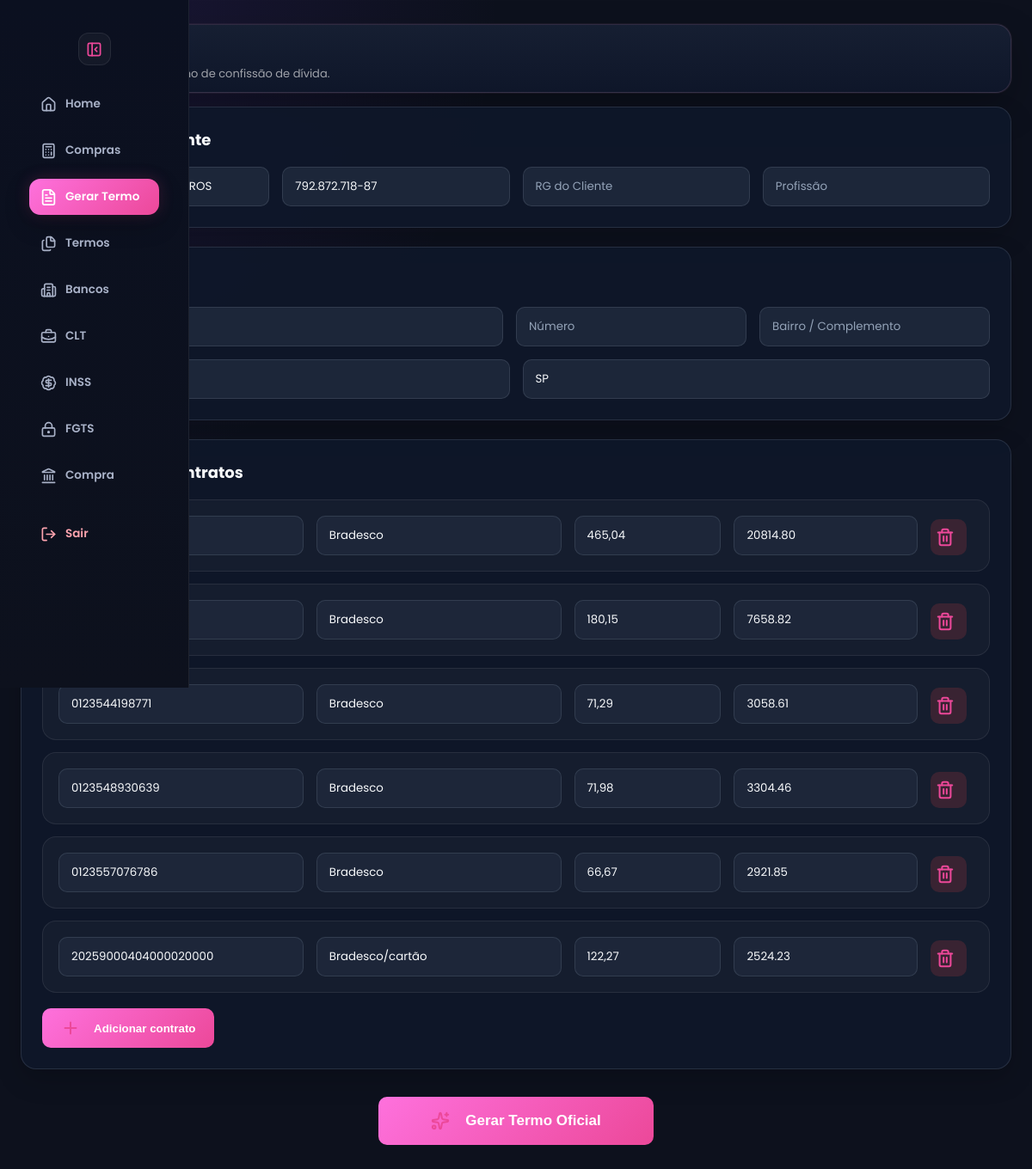
/termos?compra_id=22, run on the app's committed database.
### tables this page shows
CREATE TABLE clientes_compra (
            id INTEGER PRIMARY KEY AUTOINCREMENT,
            usuario_id INTEGER,
            usuario_nome TEXT,

            nome TEXT NOT NULL,
            cpf TEXT,
            telefone TEXT,

            parcela_nova REAL DEFAULT 0,
            coeficiente REAL DEFAULT 0,
            valor_liberado REAL DEFAULT 0,

            status TEXT DEFAULT 'EM ANDAMENTO',
            data_criacao DATETIME DEFAULT CURRENT_TIMESTAMP
        );

CREATE TABLE clientes_compra_dividas (
            id INTEGER PRIMARY KEY AUTOINCREMENT,
            cliente_id INTEGER NOT NULL,

            banco TEXT,
            contrato TEXT,
            data_contratacao TEXT,

            parcela REAL DEFAULT 0,
            saldo REAL DEFAULT 0,

            status_boleto TEXT DEFAULT 'AGUARDANDO',
            observacao TEXT,

            data_criacao DATETIME DEFAULT CURRENT_TIMESTAMP,

            FOREIGN KEY (cliente_id)
            REFERENCES clientes_compra(id)
        );

### app.py (the view, shortened to what this page needs)
@app.route("/termos", methods=["GET", "POST"])
def termos():
    compra_id = request.args.get("compra_id")
    dados_compra = None
    contratos_compra = []
    if compra_id:
        conn = conectar()
        cursor = conn.cursor()
        cursor.execute("""
            SELECT *
            FROM clientes_compra
            WHERE id = ?
        """, (compra_id,))
        dados_compra = cursor.fetchone()
        cursor.execute("""
            SELECT *
            FROM clientes_compra_dividas
            WHERE cliente_id = ?
            ORDER BY id
        """, (compra_id,))
        contratos_compra = cursor.fetchall()
        conn.close()
    return render_template(
        "termos.html",
        texto_termo=None,
        tipo=session.get("tipo"),
        dados_compra=dados_compra,
        contratos_compra=contratos_compra
    )

### app.py (called while the page is built, shortened)
def tema_usuario():
    if "usuario_id" not in session:
        return "rose"

@app.context_processor
def variaveis_globais():
    return {
        "tema": tema_usuario()
    }

def conectar():
    conn = sqlite3.connect("banco.db")
    conn.row_factory = sqlite3.Row
    return conn

### templates/termos.html (shortened to what this page needs)
<!DOCTYPE html>
<html lang="pt-br" data-theme="{{ tema }}">
<head>
    <link rel="stylesheet" href="{{ url_for('static', filename='design.css') }}">
    <link rel="stylesheet" href="{{ url_for('static', filename='style.css') }}">
</head>
<body>
   <div class="sidebar" id="sidebar">
    <button class="toggle-btn sidebar-toggle" onclick="toggleSidebar()" title="Recolher menu">
    </button>
<a href="/home" class=>
    <i data-lucide="home"></i>
    <span class="text">Home</span>
</a>
<a href="/compra-divida/clientes">
    <i data-lucide="calculator"></i>
    <span class="text">Compras</span>
</a>
<a href="/termos"class="active">
    <i data-lucide="file-text"></i>
    <span class="text">Gerar Termo</span>
</a>
<a href="/termos/historico">
    <i data-lucide="files"></i>
    <span class="text">Termos</span>
</a>
<a href="/bancos">
    <i data-lucide="building-2"></i>
    <span class="text">Bancos</span>
</a>
<a href="/clt">
    <i data-lucide="briefcase-business"></i>
    <span class="text">CLT</span>
</a>
<a href="/inss">
    <i data-lucide="badge-dollar-sign"></i>
    <span class="text">INSS</span>
</a>
<a href="/fgts">
    <i data-lucide="lock-keyhole"></i>
    <span class="text">FGTS</span>
</a>
<a href="/compra-divida">
    <i data-lucide="landmark"></i>
    <span class="text">Compra</span>
</a>
<a href="/logout">
    <i data-lucide="log-out"></i>
    <span class="text">Sair</span>
</a>
</div>
 <div class="page">
    <div class="topo termo-topo">
        <div>
            <h1>
                <i data-lucide="file-text"></i>
            </h1>
            <span>Crie rapidamente um termo de confissão de dívida.</span>
        </div>
    </div>
    <form method="POST" action="/termos" class="termo-form">
        <div class="termo-card">
            <h2>
                <i data-lucide="user"></i>
                Dados do Cliente
            </h2>
            <div class="termo-grid termo-grid-cliente">
                <input
                    name="cliente"
                    value="{{ dados_compra['nome'] if dados_compra else '' }}"
                    placeholder="Cliente">
                <input
                    id="cpf"
                    name="cpf"
                    value="{{ dados_compra['cpf'] if dados_compra else '' }}"
                    placeholder="CPF">
                <input
                    name="rg"
                    placeholder="RG do Cliente">
                <input
                    name="profissao"
                    placeholder="Profissão">
            </div>
        </div>
        <div class="termo-card">
            <h2>
                <i data-lucide="map-pin"></i>
                Endereço
            </h2>
            <div class="termo-grid termo-grid-endereco">
                <input
                    name="endereco"
                    placeholder="Endereço / Logradouro">
                <input
                    name="numero"
                    placeholder="Número">
                <input
                    name="complemento"
                    placeholder="Bairro / Complemento">
            </div>
            <div class="termo-grid termo-grid-cidade">
                <input
                    name="cidade"
                    value="Paraguaçu Paulista"
                    placeholder="Cidade">
                <input
                    name="estado"
                    value="SP"
                    placeholder="Estado (UF)">
            </div>
        </div>
        <div class="termo-card">
            <h2>
                <i data-lucide="files"></i>
                Dados dos Contratos
            </h2>
<div id="container-contratos">
    {% if contratos_compra %}
        {% for d in contratos_compra %}
        <div class="linha-contrato">
            <input
                name="contrato[]"
                value="{{ d['contrato'] or '' }}"
                placeholder="Número do Contrato"
                required>
            <input
                name="banco[]"
                value="{{ d['banco'] or '' }}"
                placeholder="Nome do Banco / Cartão"
                required>
            <input
                name="parcela[]"
                value="{{ ('%.2f'|format(d['parcela'] or 0)).replace('.', ',') }}"
                placeholder="Parcela Ex: 31,40"
                required>
            <input
                name="saldo[]"
                class="saldo-input"
                value="{{ '%.2f'|format(d['saldo'] or 0) }}"
                placeholder="Valor / Saldo Ex: 890,14"
                required>
            <button type="button"
                onclick="removerContrato(this)"
                class="btn-remover-contrato"
                title="Remover contrato">
                <i data-lucide="trash-2"></i>
            </button>
        </div>
        {% endfor %}
    {% endif %}
</div>
  <button type="button"
        onclick="adicionarContrato()"
        class="btn-adicionar-contrato">
        <i data-lucide="plus"></i>
        Adicionar contrato
    </button>
</div>
 <div class="termo-gerar-card">
    <button type="submit" class="btn-gerar-termo">
        <i data-lucide="sparkles"></i>
        Gerar Termo Oficial
    </button>
</div>
</form>
</div>
</body>
</html>

### static/style.css (style rules this page uses)
* { margin: 0; padding: 0; box-sizing: border-box; }
body { font-family: 'Poppins', sans-serif; display: flex; min-height: 100vh; background: #0b1220; color: #e5e7eb; }
.sidebar { width:220px; height:100vh; position:fixed; left:0; top:0; padding:24px; background:#0f172a; border-right:1px solid rgba(255,255,255,0.05); display:flex; flex-direction:column; transition:0.3s ease; overflow:hidden; }
.toggle-btn { background:none; border:none; color:white; font-size:22px; margin-bottom:20px; cursor:pointer; }
.sidebar a { display:flex; align-items:center; gap:12px; padding:14px 16px; margin-bottom:8px; border-radius:14px; text-decoration:none; color:rgba(255,255,255,0.72); font-size:14px; font-weight:500; transition:0.22s; }
.sidebar .text { white-space:nowrap; }
.topo { display: flex; justify-content: space-between; align-items: flex-start; gap: 20px; padding: 20px; background: rgba(255,255,255,0.03); border: 1px solid rgba(255,255,255,0.06); border-radius: 16px; margin-bottom: 20px; }
.topo h1 { font-size: 22px; color: white; }
.topo span { font-size: 13px; color: rgba(255,255,255,0.6); }
input, select, textarea { background: rgba(255,255,255,0.05); border: 1px solid rgba(255,255,255,0.1); padding: 10px 12px; border-radius: 10px; color: rgb(112, 112, 112); outline: none; }
html, body { overflow-x: hidden; }

### data on the page
clientes_compra: cliente "CLAUDINEI MOREIRA BARROS", cpf "792.872.718-87"
clientes_compra_dividas: contrato "0123536231461", banco "Bradesco", parcela "465,04", saldo "20814.80"
clientes_compra_dividas: contrato "0123539022714", banco "Bradesco", parcela "180,15", saldo "7658.82"
clientes_compra_dividas: contrato "0123544198771", banco "Bradesco", parcela "71,29", saldo "3058.61"
clientes_compra_dividas: contrato "0123548930639", banco "Bradesco", parcela "71,98", saldo "3304.46"
clientes_compra_dividas: contrato "0123557076786", banco "Bradesco", parcela "66,67", saldo "2921.85"
clientes_compra_dividas: contrato "20259000404000020000", banco "Bradesco/cartão", parcela "122,27", saldo "2524.23"
